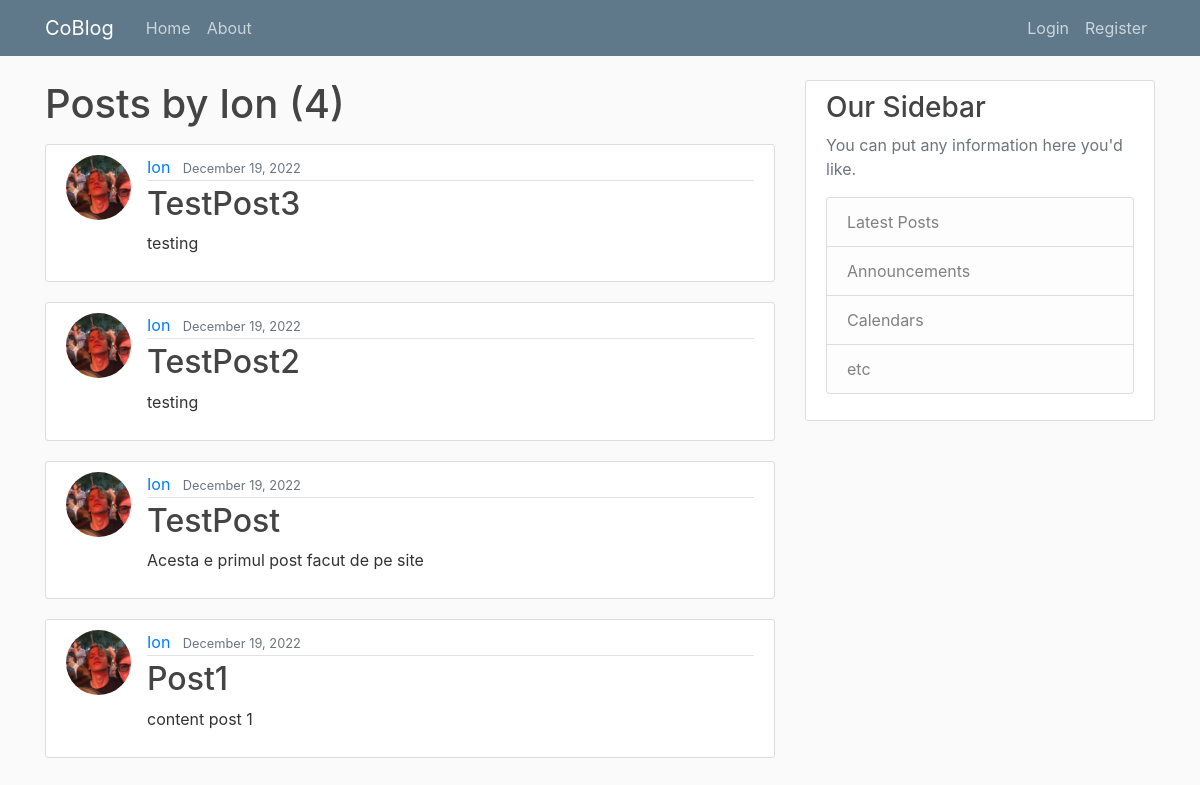
/user/Ion, run on an earlier commit of the app's database.
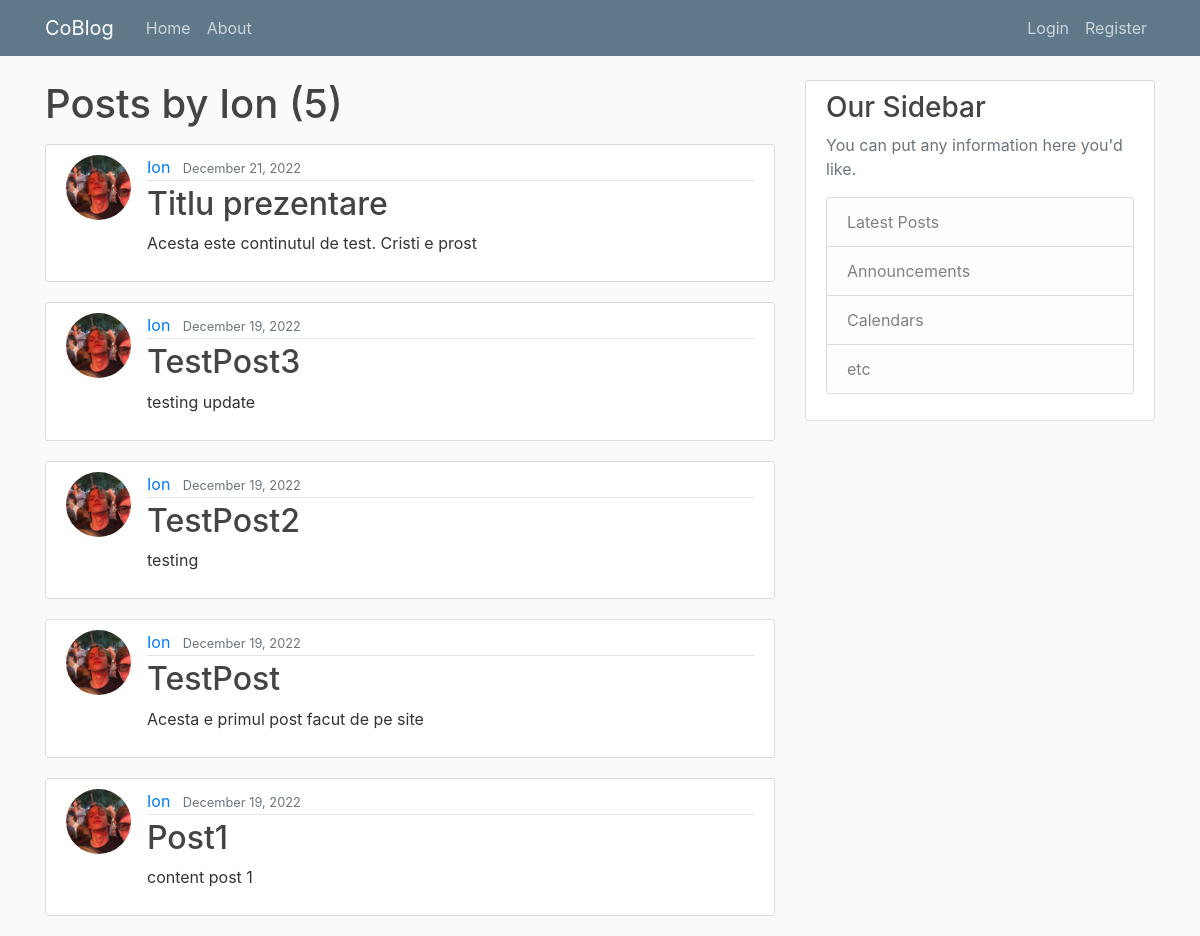
And on a later commit of the database.
### blog/models.py (models this page shows, shortened)
class Post(models.Model):
    title = models.CharField(max_length=100)
    content = models.TextField()
    date_posted = models.DateTimeField(default=timezone.now)
    author = models.ForeignKey(User, on_delete=models.CASCADE)
    likes = models.ManyToManyField(User, related_name='blog_posts')
    category = models.CharField(max_length=255, default='uncategorized')

### users/models.py (models this page shows, shortened)
class Profile(models.Model):
    user = models.OneToOneField(User, on_delete=models.CASCADE)
    image = models.ImageField(default='default.jpg', upload_to='profile_pics')

### blog/views.py (the view)
# urls.py: path('user/<str:username>', UserPostListView.as_view(), name='user-posts'),
class UserPostListView(ListView):
    model = Post
    template_name = 'blog/user_posts.html'  # <app>/<model>_<viewtype>.html
    context_object_name = 'posts'
    paginate_by = 5
    def get_queryset(self):
        user = get_object_or_404(User, username=self.kwargs.get('username'))
        return Post.objects.filter(author=user).order_by('-date_posted')

### blog/templates/blog/user_posts.html (shortened to what this page needs)
{% extends "blog/base.html" %}
{% block content %}
    <h1 class="mb-3">Posts by {{ view.kwargs.username }} ({{ page_obj.paginator.count }})</h1>
    {% for post in posts %}
        <article class="media content-section">
          <img class="rounded-circle article-img" src="{{ post.author.profile.image.url }}">
          <div class="media-body">
            <div class="article-metadata">
              <a class="mr-2" href="{% url 'user-posts' post.author.username %}">{{ post.author }}</a>
              <small class="text-muted">{{ post.date_posted|date:"F d, Y" }}</small>
            </div>
            <h2><a class="article-title" href="{% url 'post-detail' post.id %}">{{ post.title }}</a></h2>
            <p class="article-content">{{ post.content }}</p>
          </div>
        </article>
    {% endfor %}
{% endblock content %}

What changed in the data, as far as the page shows it:
added Post: author.profile.image (picture), author "Ion", date_posted "December 21, 2022", title "Titlu prezentare", content "Acesta este continutul de test. Cristi e prost"
changed Post "TestPost3": content "testing" → "testing update"
Also different on the page:
{{ page_obj.paginator.count }}: "4" → "5"
